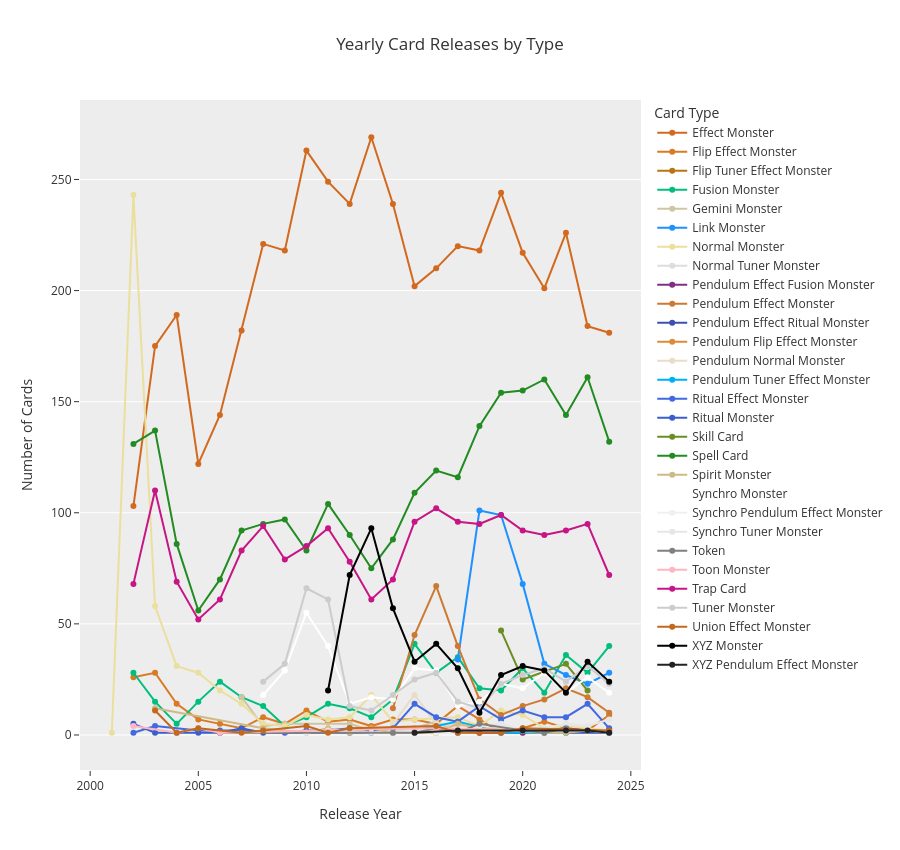

The cell this chart's notebook holds for it:
### Code cell
data['tcg_date_dt'] = pd.to_datetime(data['tcg_date'], errors='coerce')
data['release_year'] = data['tcg_date_dt'].dt.year
yearly_counts = data[data['release_year'] < 2025].groupby(['type', 'release_year']).size().reset_index(name='count')
fig = px.line(
    yearly_counts,
    x='release_year',
    y='count',
    color='type',
    color_discrete_map=FRAME_COLORS,
    title='Yearly Card Releases by Type',
    markers=True,
    height=850,
    template='ggplot2'
)
fig.update_xaxes(showgrid=False)
# Update the axis labels
fig.update_layout(xaxis_title='Release Year', yaxis_title='Number of Cards')
# Update legend title
fig.update_layout(legend_title_text='Card Type')
fig.show()

### Figure 1 — Plotly figure (JSON) as saved in the notebook; plotly's stock layout.template omitted (floating-point values rounded to 4 significant figures)
{"data": [{"hovertemplate": "type=Effect Monster<br>release_year=%{x}<br>count=%{y}<extra></extra>", "legendgroup": "Effect Monster", "line": {"color": "#D2691E", "dash": "solid"}, "marker": {"symbol": "circle"}, "mode": "lines+markers", "name": "Effect Monster", "orientation": "v", "showlegend": true, "type": "scatter", "x": [2002, 2003, 2004, 2005, 2006, 2007, 2008, 2009, 2010, 2011, 2012, 2013, 2014, 2015, 2016, 2017, 2018, 2019, 2020, 2021, 2022, 2023, 2024], "xaxis": "x", "y": [103, 175, 189, 122, 144, 182, 221, 218, 263, 249, 239, 269, 239, 202, 210, 220, 218, 244, 217, 201, 226, 184, 181], "yaxis": "y"}, {"hovertemplate": "type=Flip Effect Monster<br>release_year=%{x}<br>count=%{y}<extra></extra>", "legendgroup": "Flip Effect Monster", "line": {"color": "#D97A25", "dash": "solid"}, "marker": {"symbol": "circle"}, "mode": "lines+markers", "name": "Flip Effect Monster", "orientation": "v", "showlegend": true, "type": "scatter", "x": [2002, 2003, 2004, 2005, 2006, 2007, 2008, 2009, 2010, 2011, 2012, 2013, 2014, 2015, 2016, 2017, 2018, 2019, 2020, 2021, 2022, 2023, 2024], "xaxis": "x", "y": [26, 28, 14, 7, 5, 3, 8, 5, 11, 6, 7, 4, 7, 7, 5, 13, 7, 1, 3, 6, 3, 2, 9], "yaxis": "y"}, {"hovertemplate": "type=Flip Tuner Effect Monster<br>release_year=%{x}<br>count=%{y}<extra></extra>", "legendgroup": "Flip Tuner Effect Monster", "line": {"color": "#B97416", "dash": "solid"}, "marker": {"symbol": "circle"}, "mode": "lines+markers", "name": "Flip Tuner Effect Monster", "orientation": "v", "showlegend": true, "type": "scatter", "x": [2014], "xaxis": "x", "y": [1], "yaxis": "y"}, {"hovertemplate": "type=Fusion Monster<br>release_year=%{x}<br>count=%{y}<extra></extra>", "legendgroup": "Fusion Monster", "line": {"color": "#00BF7D", "dash": "solid"}, "marker": {"symbol": "circle"}, "mode": "lines+markers", "name": "Fusion Monster", "orientation": "v", "showlegend": true, "type": "scatter", "x": [2002, 2003, 2004, 2005, 2006, 2007, 2008, 2009, 2010, 2011, 2012, 2013, 2014, 2015, 2016, 2017, 2018, 2019, 2020, 2021, 2022, 2023, 2024], "xaxis": "x", "y": [28, 15, 5, 15, 24, 17, 13, 4, 8, 14, 12, 8, 16, 41, 28, 35, 21, 20, 30, 19, 36, 28, 40], "yaxis": "y"}, {"hovertemplate": "type=Gemini Monster<br>release_year=%{x}<br>count=%{y}<extra></extra>", "legendgroup": "Gemini Monster", "line": {"color": "#D0C5A2", "dash": "solid"}, "marker": {"symbol": "circle"}, "mode": "lines+markers", "name": "Gemini Monster", "orientation": "v", "showlegend": true, "type": "scatter", "x": [2007, 2008, 2009, 2012, 2013, 2015, 2016, 2017, 2020, 2021], "xaxis": "x", "y": [17, 4, 5, 5, 2, 3, 6, 1, 1, 1], "yaxis": "y"}, {"hovertemplate": "type=Link Monster<br>release_year=%{x}<br>count=%{y}<extra></extra>", "legendgroup": "Link Monster", "line": {"color": "#1E90FF", "dash": "solid"}, "marker": {"symbol": "circle"}, "mode": "lines+markers", "name": "Link Monster", "orientation": "v", "showlegend": true, "type": "scatter", "x": [2017, 2018, 2019, 2020, 2021, 2022, 2023, 2024], "xaxis": "x", "y": [34, 101, 99, 68, 32, 27, 23, 28], "yaxis": "y"}, {"hovertemplate": "type=Normal Monster<br>release_year=%{x}<br>count=%{y}<extra></extra>", "legendgroup": "Normal Monster", "line": {"color": "#EBDF9E", "dash": "solid"}, "marker": {"symbol": "circle"}, "mode": "lines+markers", "name": "Normal Monster", "orientation": "v", "showlegend": true, "type": "scatter", "x": [2001, 2002, 2003, 2004, 2005, 2006, 2007, 2008, 2009, 2010, 2011, 2012, 2013, 2014, 2015, 2017, 2018, 2019, 2020, 2021, 2022, 2023, 2024], "xaxis": "x", "y": [1, 243, 58, 31, 28, 20, 14, 5, 4, 9, 7, 8, 18, 6, 7, 8, 4, 11, 9, 3, 4, 3, 2], "yaxis": "y"}, {"hovertemplate": "type=Normal Tuner Monster<br>release_year=%{x}<br>count=%{y}<extra></extra>", "legendgroup": "Normal Tuner Monster", "line": {"color": "#DDDDDD", "dash": "solid"}, "marker": {"symbol": "circle"}, "mode": "lines+markers", "name": "Normal Tuner Monster", "orientation": "v", "showlegend": true, "type": "scatter", "x": [2008, 2009, 2010, 2013, 2016, 2019], "xaxis": "x", "y": [2, 1, 2, 2, 2, 1], "yaxis": "y"}, {"hovertemplate": "type=Pendulum Effect Fusion Monster<br>release_year=%{x}<br>count=%{y}<extra></extra>", "legendgroup": "Pendulum Effect Fusion Monster", "line": {"color": "#803080", "dash": "solid"}, "marker": {"symbol": "circle"}, "mode": "lines+markers", "name": "Pendulum Effect Fusion Monster", "orientation": "v", "showlegend": true, "type": "scatter", "x": [2017, 2018, 2020, 2021, 2022, 2023], "xaxis": "x", "y": [2, 1, 1, 2, 3, 2], "yaxis": "y"}, {"hovertemplate": "type=Pendulum Effect Monster<br>release_year=%{x}<br>count=%{y}<extra></extra>", "legendgroup": "Pendulum Effect Monster", "line": {"color": "#CC7A32", "dash": "solid"}, "marker": {"symbol": "circle"}, "mode": "lines+markers", "name": "Pendulum Effect Monster", "orientation": "v", "showlegend": true, "type": "scatter", "x": [2014, 2015, 2016, 2017, 2018, 2019, 2020, 2021, 2022, 2023, 2024], "xaxis": "x", "y": [12, 45, 67, 40, 16, 9, 13, 16, 21, 17, 10], "yaxis": "y"}, {"hovertemplate": "type=Pendulum Effect Ritual Monster<br>release_year=%{x}<br>count=%{y}<extra></extra>", "legendgroup": "Pendulum Effect Ritual Monster", "line": {"color": "#3C50B4", "dash": "solid"}, "marker": {"symbol": "circle"}, "mode": "lines+markers", "name": "Pendulum Effect Ritual Monster", "orientation": "v", "showlegend": true, "type": "scatter", "x": [2022, 2024], "xaxis": "x", "y": [1, 1], "yaxis": "y"}, {"hovertemplate": "type=Pendulum Flip Effect Monster<br>release_year=%{x}<br>count=%{y}<extra></extra>", "legendgroup": "Pendulum Flip Effect Monster", "line": {"color": "#DB8B3A", "dash": "solid"}, "marker": {"symbol": "circle"}, "mode": "lines+markers", "name": "Pendulum Flip Effect Monster", "orientation": "v", "showlegend": true, "type": "scatter", "x": [2016], "xaxis": "x", "y": [1], "yaxis": "y"}, {"hovertemplate": "type=Pendulum Normal Monster<br>release_year=%{x}<br>count=%{y}<extra></extra>", "legendgroup": "Pendulum Normal Monster", "line": {"color": "#E9DCC9", "dash": "solid"}, "marker": {"symbol": "circle"}, "mode": "lines+markers", "name": "Pendulum Normal Monster", "orientation": "v", "showlegend": true, "type": "scatter", "x": [2014, 2015, 2016, 2017, 2022], "xaxis": "x", "y": [5, 18, 5, 4, 1], "yaxis": "y"}, {"hovertemplate": "type=Pendulum Tuner Effect Monster<br>release_year=%{x}<br>count=%{y}<extra></extra>", "legendgroup": "Pendulum Tuner Effect Monster", "line": {"color": "#00B0F6", "dash": "solid"}, "marker": {"symbol": "circle"}, "mode": "lines+markers", "name": "Pendulum Tuner Effect Monster", "orientation": "v", "showlegend": true, "type": "scatter", "x": [2015, 2017, 2019, 2021, 2022, 2023, 2024], "xaxis": "x", "y": [2, 6, 1, 1, 1, 2, 1], "yaxis": "y"}, {"hovertemplate": "type=Ritual Effect Monster<br>release_year=%{x}<br>count=%{y}<extra></extra>", "legendgroup": "Ritual Effect Monster", "line": {"color": "#4169E1", "dash": "solid"}, "marker": {"symbol": "circle"}, "mode": "lines+markers", "name": "Ritual Effect Monster", "orientation": "v", "showlegend": true, "type": "scatter", "x": [2002, 2003, 2005, 2006, 2007, 2009, 2010, 2011, 2012, 2013, 2014, 2015, 2016, 2017, 2018, 2019, 2020, 2021, 2022, 2023, 2024], "xaxis": "x", "y": [1, 4, 2, 2, 2, 1, 2, 2, 3, 2, 3, 14, 8, 6, 13, 7, 11, 8, 8, 14, 3], "yaxis": "y"}, {"hovertemplate": "type=Ritual Monster<br>release_year=%{x}<br>count=%{y}<extra></extra>", "legendgroup": "Ritual Monster", "line": {"color": "#3A5FCD", "dash": "solid"}, "marker": {"symbol": "circle"}, "mode": "lines+markers", "name": "Ritual Monster", "orientation": "v", "showlegend": true, "type": "scatter", "x": [2002, 2003, 2004, 2005, 2006, 2007, 2008, 2012, 2013], "xaxis": "x", "y": [5, 1, 1, 1, 1, 3, 1, 1, 1], "yaxis": "y"}, {"hovertemplate": "type=Skill Card<br>release_year=%{x}<br>count=%{y}<extra></extra>", "legendgroup": "Skill Card", "line": {"color": "#6B8E23", "dash": "solid"}, "marker": {"symbol": "circle"}, "mode": "lines+markers", "name": "Skill Card", "orientation": "v", "showlegend": true, "type": "scatter", "x": [2019, 2020, 2022, 2023], "xaxis": "x", "y": [47, 25, 32, 20], "yaxis": "y"}, {"hovertemplate": "type=Spell Card<br>release_year=%{x}<br>count=%{y}<extra></extra>", "legendgroup": "Spell Card", "line": {"color": "#228B22", "dash": "solid"}, "marker": {"symbol": "circle"}, "mode": "lines+markers", "name": "Spell Card", "orientation": "v", "showlegend": true, "type": "scatter", "x": [2002, 2003, 2004, 2005, 2006, 2007, 2008, 2009, 2010, 2011, 2012, 2013, 2014, 2015, 2016, 2017, 2018, 2019, 2020, 2021, 2022, 2023, 2024], "xaxis": "x", "y": [131, 137, 86, 56, 70, 92, 95, 97, 83, 104, 90, 75, 88, 109, 119, 116, 139, 154, 155, 160, 144, 161, 132], "yaxis": "y"}, {"hovertemplate": "type=Spirit Monster<br>release_year=%{x}<br>count=%{y}<extra></extra>", "legendgroup": "Spirit Monster", "line": {"color": "#D0B983", "dash": "solid"}, "marker": {"symbol": "circle"}, "mode": "lines+markers", "name": "Spirit Monster", "orientation": "v", "showlegend": true, "type": "scatter", "x": [2003, 2008, 2010, 2011, 2012, 2013, 2014, 2016, 2017, 2018, 2021, 2022, 2023], "xaxis": "x", "y": [12, 3, 1, 3, 1, 3, 1, 1, 5, 3, 1, 1, 2], "yaxis": "y"}, {"hovertemplate": "type=Synchro Monster<br>release_year=%{x}<br>count=%{y}<extra></extra>", "legendgroup": "Synchro Monster", "line": {"color": "#FFFFFF", "dash": "solid"}, "marker": {"symbol": "circle"}, "mode": "lines+markers", "name": "Synchro Monster", "orientation": "v", "showlegend": true, "type": "scatter", "x": [2008, 2009, 2010, 2011, 2012, 2013, 2014, 2015, 2016, 2017, 2018, 2019, 2020, 2021, 2022, 2023, 2024], "xaxis": "x", "y": [18, 29, 55, 40, 14, 17, 16, 30, 29, 13, 15, 23, 21, 28, 19, 26, 19], "yaxis": "y"}, {"hovertemplate": "type=Synchro Pendulum Effect Monster<br>release_year=%{x}<br>count=%{y}<extra></extra>", "legendgroup": "Synchro Pendulum Effect Monster", "line": {"color": "#F0F0F0", "dash": "solid"}, "marker": {"symbol": "circle"}, "mode": "lines+markers", "name": "Synchro Pendulum Effect Monster", "orientation": "v", "showlegend": true, "type": "scatter", "x": [2016, 2017, 2022, 2023, 2024], "xaxis": "x", "y": [1, 2, 2, 2, 1], "yaxis": "y"}, {"hovertemplate": "type=Synchro Tuner Monster<br>release_year=%{x}<br>count=%{y}<extra></extra>", "legendgroup": "Synchro Tuner Monster", "line": {"color": "#E6E6E6", "dash": "solid"}, "marker": {"symbol": "circle"}, "mode": "lines+markers", "name": "Synchro Tuner Monster", "orientation": "v", "showlegend": true, "type": "scatter", "x": [2010, 2011, 2013, 2014, 2015, 2016, 2017, 2018, 2019, 2020, 2021, 2022, 2023, 2024], "xaxis": "x", "y": [1, 2, 1, 1, 2, 3, 1, 4, 5, 2, 3, 5, 4, 7], "yaxis": "y"}, {"hovertemplate": "type=Token<br>release_year=%{x}<br>count=%{y}<extra></extra>", "legendgroup": "Token", "line": {"color": "#808080", "dash": "solid"}, "marker": {"symbol": "circle"}, "mode": "lines+markers", "name": "Token", "orientation": "v", "showlegend": true, "type": "scatter", "x": [2006, 2014, 2015, 2016, 2017, 2018, 2020, 2021, 2022], "xaxis": "x", "y": [1, 1, 1, 3, 1, 5, 2, 1, 3], "yaxis": "y"}, {"hovertemplate": "type=Toon Monster<br>release_year=%{x}<br>count=%{y}<extra></extra>", "legendgroup": "Toon Monster", "line": {"color": "#FFB6C1", "dash": "solid"}, "marker": {"symbol": "circle"}, "mode": "lines+markers", "name": "Toon Monster", "orientation": "v", "showlegend": true, "type": "scatter", "x": [2002, 2004, 2005, 2006, 2015, 2016, 2020], "xaxis": "x", "y": [4, 1, 3, 1, 3, 3, 2], "yaxis": "y"}, {"hovertemplate": "type=Trap Card<br>release_year=%{x}<br>count=%{y}<extra></extra>", "legendgroup": "Trap Card", "line": {"color": "#C71585", "dash": "solid"}, "marker": {"symbol": "circle"}, "mode": "lines+markers", "name": "Trap Card", "orientation": "v", "showlegend": true, "type": "scatter", "x": [2002, 2003, 2004, 2005, 2006, 2007, 2008, 2009, 2010, 2011, 2012, 2013, 2014, 2015, 2016, 2017, 2018, 2019, 2020, 2021, 2022, 2023, 2024], "xaxis": "x", "y": [68, 110, 69, 52, 61, 83, 94, 79, 85, 93, 78, 61, 70, 96, 102, 96, 95, 99, 92, 90, 92, 95, 72], "yaxis": "y"}, {"hovertemplate": "type=Tuner Monster<br>release_year=%{x}<br>count=%{y}<extra></extra>", "legendgroup": "Tuner Monster", "line": {"color": "#CCCCCC", "dash": "solid"}, "marker": {"symbol": "circle"}, "mode": "lines+markers", "name": "Tuner Monster", "orientation": "v", "showlegend": true, "type": "scatter", "x": [2008, 2009, 2010, 2011, 2012, 2013, 2014, 2015, 2016, 2017, 2018, 2019, 2020, 2021, 2022, 2023, 2024], "xaxis": "x", "y": [24, 32, 66, 61, 13, 11, 18, 25, 28, 15, 12, 23, 27, 30, 24, 31, 23], "yaxis": "y"}, {"hovertemplate": "type=Union Effect Monster<br>release_year=%{x}<br>count=%{y}<extra></extra>", "legendgroup": "Union Effect Monster", "line": {"color": "#C2691E", "dash": "solid"}, "marker": {"symbol": "circle"}, "mode": "lines+markers", "name": "Union Effect Monster", "orientation": "v", "showlegend": true, "type": "scatter", "x": [2003, 2004, 2005, 2007, 2008, 2010, 2011, 2012, 2016, 2017, 2018, 2019, 2020, 2024], "xaxis": "x", "y": [11, 1, 3, 1, 2, 4, 1, 3, 4, 1, 1, 1, 3, 2], "yaxis": "y"}, {"hovertemplate": "type=XYZ Monster<br>release_year=%{x}<br>count=%{y}<extra></extra>", "legendgroup": "XYZ Monster", "line": {"color": "#000000", "dash": "solid"}, "marker": {"symbol": "circle"}, "mode": "lines+markers", "name": "XYZ Monster", "orientation": "v", "showlegend": true, "type": "scatter", "x": [2011, 2012, 2013, 2014, 2015, 2016, 2017, 2018, 2019, 2020, 2021, 2022, 2023, 2024], "xaxis": "x", "y": [20, 72, 93, 57, 33, 41, 30, 10, 27, 31, 29, 19, 33, 24], "yaxis": "y"}, {"hovertemplate": "type=XYZ Pendulum Effect Monster<br>release_year=%{x}<br>count=%{y}<extra></extra>", "legendgroup": "XYZ Pendulum Effect Monster", "line": {"color": "#222222", "dash": "solid"}, "marker": {"symbol": "circle"}, "mode": "lines+markers", "name": "XYZ Pendulum Effect Monster", "orientation": "v", "showlegend": true, "type": "scatter", "x": [2015, 2017, 2020, 2022, 2023, 2024], "xaxis": "x", "y": [1, 2, 2, 2, 2, 1], "yaxis": "y"}], "layout": {"height": 850, "legend": {"title": {"text": "Card Type"}, "tracegroupgap": 0}, "title": {"text": "Yearly Card Releases by Type"}, "xaxis": {"anchor": "y", "domain": [0, 1], "showgrid": false, "title": {"text": "Release Year"}}, "yaxis": {"anchor": "x", "domain": [0, 1], "title": {"text": "Number of Cards"}}}}
